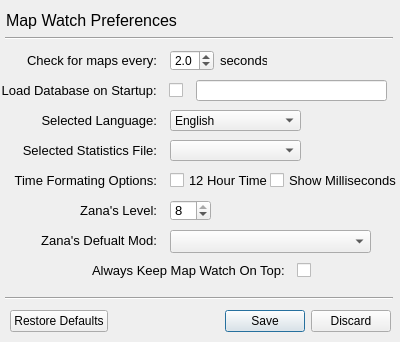
<?xml version="1.0" encoding="UTF-8"?>
<ui version="4.0">
 <class>Preferences</class>
 <widget class="QDialog" name="Preferences">
  <property name="geometry">
   <rect>
    <x>0</x>
    <y>0</y>
    <width>400</width>
    <height>342</height>
   </rect>
  </property>
  <property name="windowTitle">
   <string>Preferences</string>
  </property>
  <widget class="QLabel" name="label_4">
   <property name="geometry">
    <rect>
     <x>6</x>
     <y>110</y>
     <width>151</width>
     <height>21</height>
    </rect>
   </property>
   <property name="font">
    <font>
     <pointsize>10</pointsize>
    </font>
   </property>
   <property name="layoutDirection">
    <enum>Qt::LeftToRight</enum>
   </property>
   <property name="text">
    <string>Selected Language:</string>
   </property>
   <property name="alignment">
    <set>Qt::AlignRight|Qt::AlignTrailing|Qt::AlignVCenter</set>
   </property>
  </widget>
  <widget class="QComboBox" name="pref_lang">
   <property name="geometry">
    <rect>
     <x>170</x>
     <y>110</y>
     <width>131</width>
     <height>21</height>
    </rect>
   </property>
   <property name="cursor">
    <cursorShape>PointingHandCursor</cursorShape>
   </property>
   <property name="currentText">
    <string>English</string>
   </property>
   <item>
    <property name="text">
     <string extracomment="Eng">English</string>
    </property>
   </item>
  </widget>
  <widget class="QLabel" name="label_2">
   <property name="geometry">
    <rect>
     <x>220</x>
     <y>50</y>
     <width>47</width>
     <height>21</height>
    </rect>
   </property>
   <property name="font">
    <font>
     <pointsize>10</pointsize>
    </font>
   </property>
   <property name="toolTip">
    <string>&lt;html&gt;&lt;head/&gt;&lt;body&gt;&lt;p&gt;&lt;span style=&quot; font-size:8pt;&quot;&gt;The amount of second's in-between clipboard checks this application preforms. &lt;/span&gt;&lt;/p&gt;&lt;/body&gt;&lt;/html&gt;</string>
   </property>
   <property name="text">
    <string>seconds</string>
   </property>
  </widget>
  <widget class="QLineEdit" name="pref_db_path">
   <property name="geometry">
    <rect>
     <x>196</x>
     <y>80</y>
     <width>191</width>
     <height>21</height>
    </rect>
   </property>
   <property name="font">
    <font>
     <pointsize>10</pointsize>
    </font>
   </property>
   <property name="text">
    <string/>
   </property>
   <property name="readOnly">
    <bool>true</bool>
   </property>
  </widget>
  <widget class="QLabel" name="label">
   <property name="geometry">
    <rect>
     <x>6</x>
     <y>50</y>
     <width>151</width>
     <height>21</height>
    </rect>
   </property>
   <property name="font">
    <font>
     <pointsize>10</pointsize>
    </font>
   </property>
   <property name="toolTip">
    <string>&lt;html&gt;&lt;head/&gt;&lt;body&gt;&lt;p&gt;&lt;span style=&quot; font-size:8pt;&quot;&gt;The amount of second's in-between clipboard checks this application preforms. &lt;/span&gt;&lt;/p&gt;&lt;/body&gt;&lt;/html&gt;</string>
   </property>
   <property name="text">
    <string>Check for maps every:</string>
   </property>
   <property name="alignment">
    <set>Qt::AlignRight|Qt::AlignTrailing|Qt::AlignVCenter</set>
   </property>
  </widget>
  <widget class="QLabel" name="pref_title">
   <property name="geometry">
    <rect>
     <x>6</x>
     <y>10</y>
     <width>241</width>
     <height>21</height>
    </rect>
   </property>
   <property name="font">
    <font>
     <pointsize>12</pointsize>
    </font>
   </property>
   <property name="text">
    <string>Map Watch Preferences</string>
   </property>
  </widget>
  <widget class="QLabel" name="label_5">
   <property name="geometry">
    <rect>
     <x>6</x>
     <y>140</y>
     <width>151</width>
     <height>21</height>
    </rect>
   </property>
   <property name="font">
    <font>
     <pointsize>10</pointsize>
    </font>
   </property>
   <property name="text">
    <string>Selected Statistics File:</string>
   </property>
   <property name="alignment">
    <set>Qt::AlignRight|Qt::AlignTrailing|Qt::AlignVCenter</set>
   </property>
  </widget>
  <widget class="Line" name="line">
   <property name="geometry">
    <rect>
     <x>5</x>
     <y>30</y>
     <width>388</width>
     <height>16</height>
    </rect>
   </property>
   <property name="orientation">
    <enum>Qt::Horizontal</enum>
   </property>
  </widget>
  <widget class="QCheckBox" name="pref_startup">
   <property name="geometry">
    <rect>
     <x>-4</x>
     <y>80</y>
     <width>187</width>
     <height>21</height>
    </rect>
   </property>
   <property name="font">
    <font>
     <pointsize>10</pointsize>
    </font>
   </property>
   <property name="cursor">
    <cursorShape>PointingHandCursor</cursorShape>
   </property>
   <property name="layoutDirection">
    <enum>Qt::RightToLeft</enum>
   </property>
   <property name="text">
    <string>Load Database on Startup:  </string>
   </property>
   <property name="checked">
    <bool>false</bool>
   </property>
  </widget>
  <widget class="QComboBox" name="pref_statistics">
   <property name="geometry">
    <rect>
     <x>170</x>
     <y>140</y>
     <width>131</width>
     <height>21</height>
    </rect>
   </property>
   <property name="cursor">
    <cursorShape>PointingHandCursor</cursorShape>
   </property>
   <property name="currentText">
    <string/>
   </property>
   <property name="currentIndex">
    <number>-1</number>
   </property>
  </widget>
  <widget class="QDialogButtonBox" name="pref_buttons">
   <property name="geometry">
    <rect>
     <x>10</x>
     <y>310</y>
     <width>381</width>
     <height>23</height>
    </rect>
   </property>
   <property name="cursor">
    <cursorShape>ArrowCursor</cursorShape>
   </property>
   <property name="standardButtons">
    <set>QDialogButtonBox::Discard|QDialogButtonBox::RestoreDefaults|QDialogButtonBox::Save</set>
   </property>
  </widget>
  <widget class="Line" name="line_2">
   <property name="geometry">
    <rect>
     <x>5</x>
     <y>290</y>
     <width>388</width>
     <height>16</height>
    </rect>
   </property>
   <property name="orientation">
    <enum>Qt::Horizontal</enum>
   </property>
  </widget>
  <widget class="QLabel" name="label_6">
   <property name="geometry">
    <rect>
     <x>16</x>
     <y>200</y>
     <width>141</width>
     <height>21</height>
    </rect>
   </property>
   <property name="font">
    <font>
     <pointsize>10</pointsize>
    </font>
   </property>
   <property name="toolTip">
    <string>&lt;html&gt;&lt;head/&gt;&lt;body&gt;&lt;p&gt;&lt;span style=&quot; font-size:8pt;&quot;&gt;The level of your Master Zana will affect which mods you can use and how much bonus IQ you get from the first mod. &lt;/span&gt;&lt;/p&gt;&lt;/body&gt;&lt;/html&gt;</string>
   </property>
   <property name="text">
    <string>Zana's Level:</string>
   </property>
   <property name="alignment">
    <set>Qt::AlignRight|Qt::AlignTrailing|Qt::AlignVCenter</set>
   </property>
  </widget>
  <widget class="QSpinBox" name="pref_zana_level">
   <property name="geometry">
    <rect>
     <x>170</x>
     <y>200</y>
     <width>41</width>
     <height>21</height>
    </rect>
   </property>
   <property name="font">
    <font>
     <pointsize>10</pointsize>
    </font>
   </property>
   <property name="cursor">
    <cursorShape>PointingHandCursor</cursorShape>
   </property>
   <property name="toolTip">
    <string>&lt;html&gt;&lt;head/&gt;&lt;body&gt;&lt;p&gt;&lt;span style=&quot; font-size:8pt;&quot;&gt;The level of your Master Zana will affect which mods you can use and how much bonus IQ you get from the first mod. &lt;/span&gt;&lt;/p&gt;&lt;/body&gt;&lt;/html&gt;</string>
   </property>
   <property name="minimum">
    <number>1</number>
   </property>
   <property name="maximum">
    <number>8</number>
   </property>
   <property name="value">
    <number>8</number>
   </property>
  </widget>
  <widget class="QLabel" name="label_7">
   <property name="geometry">
    <rect>
     <x>16</x>
     <y>230</y>
     <width>141</width>
     <height>21</height>
    </rect>
   </property>
   <property name="font">
    <font>
     <pointsize>10</pointsize>
    </font>
   </property>
   <property name="text">
    <string>Zana's Defualt Mod:</string>
   </property>
   <property name="alignment">
    <set>Qt::AlignRight|Qt::AlignTrailing|Qt::AlignVCenter</set>
   </property>
  </widget>
  <widget class="QComboBox" name="pref_defualt_zana_mod">
   <property name="geometry">
    <rect>
     <x>170</x>
     <y>230</y>
     <width>201</width>
     <height>23</height>
    </rect>
   </property>
   <property name="currentText">
    <string/>
   </property>
   <property name="maxVisibleItems">
    <number>10</number>
   </property>
  </widget>
  <widget class="QCheckBox" name="pref_hour">
   <property name="geometry">
    <rect>
     <x>170</x>
     <y>170</y>
     <width>101</width>
     <height>21</height>
    </rect>
   </property>
   <property name="font">
    <font>
     <pointsize>10</pointsize>
    </font>
   </property>
   <property name="toolTip">
    <string>&lt;html&gt;&lt;head/&gt;&lt;body&gt;&lt;p&gt;&lt;span style=&quot; font-size:8pt;&quot;&gt;Time formatting options are used for this application and any statistics files. &lt;/span&gt;&lt;/p&gt;&lt;/body&gt;&lt;/html&gt;</string>
   </property>
   <property name="layoutDirection">
    <enum>Qt::LeftToRight</enum>
   </property>
   <property name="text">
    <string>12 Hour Time</string>
   </property>
  </widget>
  <widget class="QCheckBox" name="pref_millisec">
   <property name="geometry">
    <rect>
     <x>270</x>
     <y>170</y>
     <width>131</width>
     <height>21</height>
    </rect>
   </property>
   <property name="font">
    <font>
     <pointsize>10</pointsize>
    </font>
   </property>
   <property name="toolTip">
    <string>&lt;html&gt;&lt;head/&gt;&lt;body&gt;&lt;p&gt;&lt;span style=&quot; font-size:8pt;&quot;&gt;Time formatting options are used for this application and any statistics files. &lt;/span&gt;&lt;/p&gt;&lt;/body&gt;&lt;/html&gt;</string>
   </property>
   <property name="text">
    <string>Show Milliseconds</string>
   </property>
  </widget>
  <widget class="QLabel" name="label_8">
   <property name="geometry">
    <rect>
     <x>6</x>
     <y>170</y>
     <width>151</width>
     <height>21</height>
    </rect>
   </property>
   <property name="font">
    <font>
     <pointsize>10</pointsize>
    </font>
   </property>
   <property name="toolTip">
    <string>&lt;html&gt;&lt;head/&gt;&lt;body&gt;&lt;p&gt;&lt;span style=&quot; font-size:8pt;&quot;&gt;Time formatting options are used for this application and any statistics files. &lt;/span&gt;&lt;/p&gt;&lt;/body&gt;&lt;/html&gt;</string>
   </property>
   <property name="layoutDirection">
    <enum>Qt::LeftToRight</enum>
   </property>
   <property name="text">
    <string>Time Formating Options:</string>
   </property>
   <property name="alignment">
    <set>Qt::AlignRight|Qt::AlignTrailing|Qt::AlignVCenter</set>
   </property>
  </widget>
  <widget class="QCheckBox" name="pref_on_top">
   <property name="geometry">
    <rect>
     <x>90</x>
     <y>260</y>
     <width>221</width>
     <height>21</height>
    </rect>
   </property>
   <property name="font">
    <font>
     <pointsize>10</pointsize>
    </font>
   </property>
   <property name="cursor">
    <cursorShape>PointingHandCursor</cursorShape>
   </property>
   <property name="layoutDirection">
    <enum>Qt::RightToLeft</enum>
   </property>
   <property name="text">
    <string>Always Keep Map Watch On Top:  </string>
   </property>
   <property name="checked">
    <bool>false</bool>
   </property>
  </widget>
  <widget class="QDoubleSpinBox" name="pref_map_check">
   <property name="geometry">
    <rect>
     <x>170</x>
     <y>50</y>
     <width>44</width>
     <height>21</height>
    </rect>
   </property>
   <property name="toolTip">
    <string>&lt;html&gt;&lt;head/&gt;&lt;body&gt;&lt;p&gt;The amount of second's in-between clipboard checks this application preforms.&lt;/p&gt;&lt;/body&gt;&lt;/html&gt;</string>
   </property>
   <property name="decimals">
    <number>1</number>
   </property>
   <property name="minimum">
    <double>0.500000000000000</double>
   </property>
   <property name="maximum">
    <double>3.000000000000000</double>
   </property>
   <property name="singleStep">
    <double>0.500000000000000</double>
   </property>
   <property name="value">
    <double>2.000000000000000</double>
   </property>
  </widget>
 </widget>
 <resources/>
 <connections/>
</ui>
